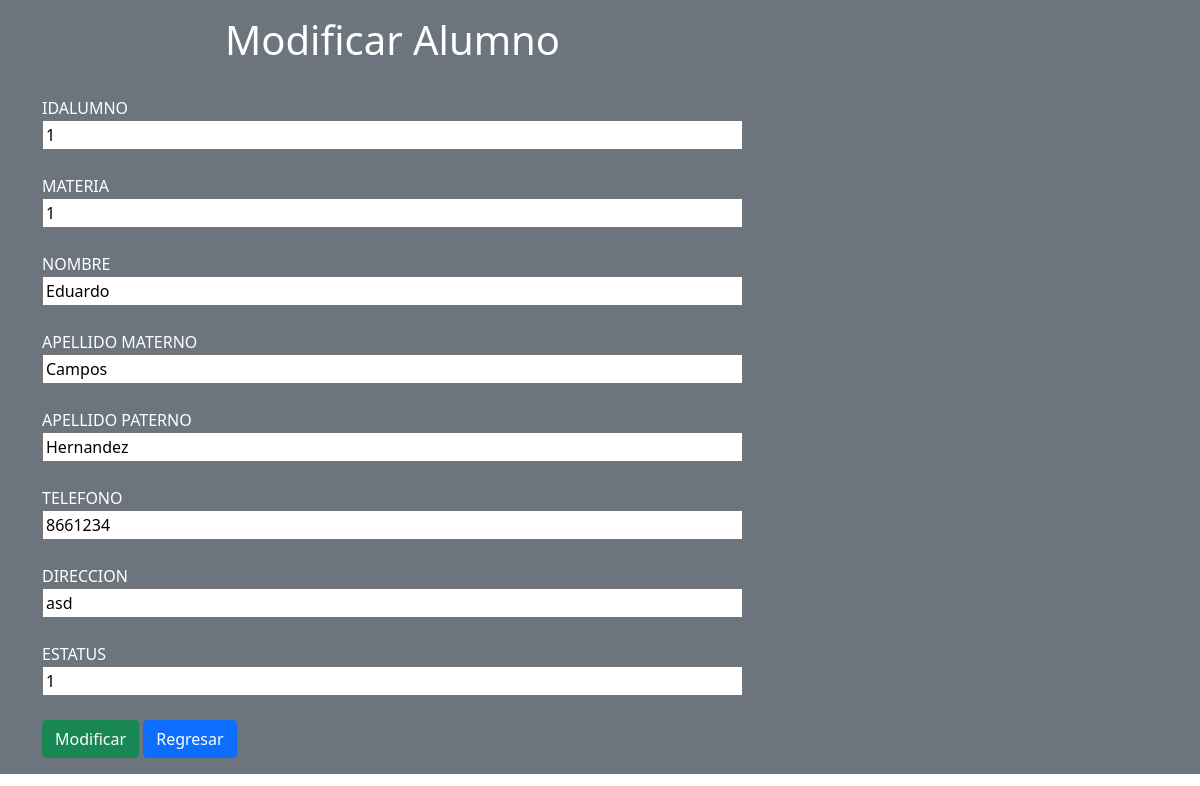
The page /modificar.php?tabla=alumno&id=1 on the database its author committed.
### tables this page shows
CREATE TABLE `alumno` (
  `idAlumno` int(10) NOT NULL,
  `Materia` int(10) NOT NULL,
  `Nombre` varchar(50) NOT NULL,
  `Apellido Materno` varchar(50) NOT NULL,
  `Apellido Paterno` varchar(50) NOT NULL,
  `Telefono` varchar(10) NOT NULL,
  `Direccion` varchar(50) NOT NULL,
  `estatus` bit(1) NOT NULL DEFAULT b'1'
);

### adodb5/adodb.inc.php (called while the page is built, shortened)
<?php
if (!defined('_ADODB_LAYER')) {
	GLOBAL
		$ADODB_vers,
		$ADODB_COUNTRECS,
		$ADODB_CACHE_DIR,
		$ADODB_CACHE,
		$ADODB_CACHE_CLASS,
		$ADODB_COMPAT_FETCH,
		$ADODB_FETCH_MODE,
		$ADODB_GETONE_EOF,
		$ADODB_QUOTE_FIELDNAMES;
	function ADODB_Setup() {
	GLOBAL
		$ADODB_vers,
		$ADODB_COUNTRECS,
		$ADODB_CACHE_DIR,
		$ADODB_FETCH_MODE,
		$ADODB_CACHE,
		$ADODB_CACHE_CLASS,
		$ADODB_FORCE_TYPE,
		$ADODB_GETONE_EOF,
		$ADODB_QUOTE_FIELDNAMES;
		$ADODB_FETCH_MODE = ADODB_FETCH_DEFAULT;
		if (!isset($ADODB_COUNTRECS)) {
			$ADODB_COUNTRECS = true;
		}
	}
	abstract class ADOConnection {
	var $debug = false;
	var $true = '1';
	var $false = '0';
	var $fetchMode=false;
	var $bulkBind = false;
	var $_queryID = false;
	var $_bindInputArray = false;
	public function Execute($sql, $inputarr = false) {
		if ($inputarr !== false) {
			if (!is_array($inputarr)) {
				$inputarr = array($inputarr);
			}
			$element0 = reset($inputarr);
			$array_2d = $this->bulkBind && is_array($element0) && !is_object(reset($element0));
			unset($element0);
			if (!is_array($sql) && !$this->_bindInputArray) {
				$sqlarr = explode('?',$sql);
				$nparams = sizeof($sqlarr)-1;
				if (!$array_2d) {
					$inputarr = array($inputarr);
				} else {
					$countElements = array_map('count', $inputarr);
					if (1 != count(array_unique($countElements))) {
						$this->outp_throw(
							"[bulk execute] Input array has different number of params  [" . print_r($countElements, true) .  "].",
							'Execute'
						);
						return false;
					}
					unset($countElements);
				}
				$element0 = reset($inputarr);
				if ($nparams != count($element0)) {
					$this->outp_throw(
						"Input array has " . count($element0) .
						" params, does not match query: '" . htmlspecialchars($sql) . "'",
						'Execute'
					);
					return false;
				}
				unset($element0);
				foreach($inputarr as $arr) {
					$sql = ''; $i = 0;
					foreach ($arr as $v) {
						$sql .= $sqlarr[$i];
						$typ = gettype($v);
						if ($typ == 'string') {
							$sql .= $this->qstr($v);
						} else if ($typ == 'double') {
							$sql .= str_replace(',','.',$v);
						} else if ($typ == 'boolean') {
							$sql .= $v ? $this->true : $this->false;
						} else if ($typ == 'object') {
							if (method_exists($v, '__toString')) {
								$sql .= $this->qstr($v->__toString());
							} else {
								$sql .= $this->qstr((string) $v);
							}
						} else if ($v === null) {
							$sql .= 'NULL';
						} else {
							$sql .= $v;
						}
						$i += 1;
						if ($i == $nparams) {
							break;
						}
					}
					if (isset($sqlarr[$i])) {
						$sql .= $sqlarr[$i];
						if ($i+1 != sizeof($sqlarr)) {
							$this->outp_throw( "Input Array does not match ?: ".htmlspecialchars($sql),'Execute');
						}
					} else if ($i != sizeof($sqlarr)) {
						$this->outp_throw( "Input array does not match ?: ".htmlspecialchars($sql),'Execute');
					}
					$ret = $this->_Execute($sql);
					if (!$ret) {
						return $ret;
					}
				}
			} else {
				if ($array_2d) {
					if (is_string($sql)) {
						$stmt = $this->Prepare($sql);
					} else {
						$stmt = $sql;
					}
					foreach($inputarr as $arr) {
						$ret = $this->_Execute($stmt,$arr);
						if (!$ret) {
							return $ret;
						}
					}
				} else {
					$ret = $this->_Execute($sql,$inputarr);
				}
			}
		} else {
			$ret = $this->_Execute($sql,false);
		}
		return $ret;
	}
	function _Execute($sql,$inputarr=false) {
		if( is_string($sql) ) {
			$sql = str_replace( '_ADODB_COUNT', '', $sql );
		}
		if ($this->debug) {
			global $ADODB_INCLUDED_LIB;
			if (empty($ADODB_INCLUDED_LIB)) {
				include_once(ADODB_DIR.'/adodb-lib.inc.php');
			}
			$this->_queryID = _adodb_debug_execute($this, $sql,$inputarr);
		} else {
			$this->_queryID = @$this->_query($sql,$inputarr);
		}
		$rs = new $rsclass($this->_queryID,$this->fetchMode);
		$rs->connection = $this;
		$rs->Init();
		if (is_array($sql)) {
			$rs->sql = $sql[0];
		} else {
			$rs->sql = $sql;
		}
		return $rs;
	}
	function GetAll($sql, $inputarr=false) {
        return $this->GetArray($sql,$inputarr);
	}
	function GetArray($sql,$inputarr=false) {
		global $ADODB_COUNTRECS;
		$savec = $ADODB_COUNTRECS;
		$ADODB_COUNTRECS = false;
		$rs = $this->Execute($sql,$inputarr);
		$ADODB_COUNTRECS = $savec;
		$arr = $rs->GetArray();
		return $arr;
	}
	function Close() {
		$rez = $this->_close();
		$this->_queryID = false;
		return $rez;
	}
}
	class ADORecordSet implements IteratorAggregate {
	var $fields = false;
	var $EOF = false;
	var $_numOfRows = -1;
	var $_numOfFields = -1;
	var $_currentRow = -1;
	var $_closed = false;
	function __construct($queryID) {
		$this->_queryID = $queryID;
	}
	function Init() {
		if ($this->_numOfRows != 0 && $this->_numOfFields && $this->_currentRow == -1) {
			$this->_currentRow = 0;
			if ($this->EOF = ($this->_fetch() === false)) {
				$this->_numOfRows = 0;
			}
		} else {
			$this->EOF = true;
		}
	}
	function GetArray($nRows = -1) {
		$results = array();
		$cnt = 0;
		while (!$this->EOF && $nRows != $cnt) {
			$results[] = $this->fields;
			$cnt++;
		}
		return $results;
	}
	protected function AssocCaseConvertFunction($case = ADODB_ASSOC_CASE) {
		switch($case) {
			case ADODB_ASSOC_CASE_NATIVE:
			default:
				return false;
		}
	}
	function Close() {
		if (!$this->_closed) {
			$this->_closed = true;
			return $this->_close();
		} else
			return true;
	}
	function FieldCount() {
		return $this->_numOfFields;
	}
	protected function _updatefields()
	{
		$fn_change_case = $this->AssocCaseConvertFunction();
		if(!$fn_change_case) {
			return;
		}
		$arr = array();
		$this->fields = $arr;
	}
}
	function ADOLoadCode($dbType) {
		$db = strtolower($dbType);
		switch ($db) {
			default:
				$class = $db;
				break;
		}
		$file = "drivers/adodb-$db.inc.php";
		if (class_exists("ADODB_" . $class)) {
			return $class;
		}
		return false;
	}
	function NewADOConnection($db='') {
		return ADONewConnection($db);
	}
	function ADONewConnection($db='') {
		global $ADODB_NEWCONNECTION, $ADODB_LASTDB;
		$errorfn = (defined('ADODB_ERROR_HANDLER')) ? ADODB_ERROR_HANDLER : false;
		if(empty($obj)) {
			if (!isset($ADODB_LASTDB)) {
				$ADODB_LASTDB = '';
			}
			if ($db != $ADODB_LASTDB) {
				$db = ADOLoadCode($db);
			}
			$cls = 'ADODB_'.$db;
			$obj = new $cls();
		}
		return $obj;
	}
}

### conexion.php (called while the page is built)
<?php
include 'adodb5/adodb.inc.php';
$db = newADOConnection('mysqli');
$db->connect("localhost", "root", "", "prypaginaweb") or die ("Error");
return $db;
?>

### adodb5/drivers/adodb-mysqli.inc.php (called while the page is built, shortened)
<?php
if (!defined("_ADODB_MYSQLI_LAYER")) {
class ADODB_mysqli extends ADOConnection {
	var $clientFlags = 0;
	var $port = 3306;
	var $socket = '';
	var $multiQuery = false;
	function _connect($argHostname = null,
					  $argUsername = null,
					  $argPassword = null,
					  $argDatabasename = null,
					  $persist = false)
	{
		$this->_connectionID = @mysqli_init();
		$ok = @mysqli_real_connect($this->_connectionID,
					$argHostname,
					$argUsername,
					$argPassword,
					$argDatabasename,
					(int)$this->port != 0 ? (int)$this->port : 3306,
					$this->socket,
					$this->clientFlags);
		if ($ok) {
			if ($argDatabasename)  return $this->selectDB($argDatabasename);
			return true;
		} else {
			if ($this->debug) {
				ADOConnection::outp("Could not connect : "  . $this->errorMsg());
			}
			$this->_connectionID = null;
			return false;
		}
	}
	function SelectDB($dbName)
	{
		if ($this->_connectionID) {
			$result = @mysqli_select_db($this->_connectionID, $dbName);
			return $result;
		}
		return false;
	}
	function _query($sql, $inputarr)
	{
		global $ADODB_COUNTRECS;
		if ($this->multiQuery) {
			$rs = mysqli_multi_query($this->_connectionID, $sql.';');
			if ($rs) {
				$rs = ($ADODB_COUNTRECS) ? @mysqli_store_result( $this->_connectionID ) : @mysqli_use_result( $this->_connectionID );
				return $rs ? $rs : true;
			}
		} else {
			$rs = mysqli_query($this->_connectionID, $sql, $ADODB_COUNTRECS ? MYSQLI_STORE_RESULT : MYSQLI_USE_RESULT);
			if ($rs) {
				return $rs;
			}
		}
		return false;
	}
	function _close()
	{
		$this->_connectionID = false;
	}
}
class ADORecordSet_mysqli extends ADORecordSet{
	function __construct($queryID, $mode = false)
	{
		if ($mode === false) {
			global $ADODB_FETCH_MODE;
			$mode = $ADODB_FETCH_MODE;
		}
		switch ($mode) {
			case ADODB_FETCH_DEFAULT:
			case ADODB_FETCH_BOTH:
			default:
				$this->fetchMode = MYSQLI_BOTH;
				break;
		}
	}
	function _initrs()
	{
	global $ADODB_COUNTRECS;
		$this->_numOfRows = $ADODB_COUNTRECS ? @mysqli_num_rows($this->_queryID) : -1;
		$this->_numOfFields = @mysqli_num_fields($this->_queryID);
	}
	function FetchField($fieldOffset = -1)
	{
		$fieldnr = $fieldOffset;
		$o = @mysqli_fetch_field($this->_queryID);
		$o->primary_key = $o->flags & MYSQLI_PRI_KEY_FLAG;
		$o->not_null = $o->flags & MYSQLI_NOT_NULL_FLAG;
		$o->auto_increment = $o->flags & MYSQLI_AUTO_INCREMENT_FLAG;
		$o->binary = $o->flags & MYSQLI_BINARY_FLAG;
		$o->unsigned = $o->flags & MYSQLI_UNSIGNED_FLAG;
		$a = new ADOFieldObject;
		foreach (get_object_vars($o) as $key => $name)
			$a->$key = $name;
		return $a;
	}
	function MoveNext()
	{
		$this->fields = @mysqli_fetch_array($this->_queryID,$this->fetchMode);
		$this->EOF = true;
		return false;
	}
	function _fetch()
	{
		$this->fields = mysqli_fetch_array($this->_queryID,$this->fetchMode);
		return is_array($this->fields);
	}
	function _close()
	{
		$this->_queryID = false;
	}
}
}

### modificar.php (the view, shortened to what this page needs)
<!DOCTYPE html>
<html lang="en">
<head>
  <link href="https://cdn.jsdelivr.net/npm/bootstrap@5.0.2/dist/css/bootstrap.min.css" rel="stylesheet">
    <link href="https://cdn.jsdelivr.net/npm/bootstrap@5.0.2/dist/css/bootstrap.min.css" rel="stylesheet">
</head>
<body>
<header class="p-3 bg-secondary text-white">
<div class="container ">
   <div class="d-flex flex-wrap align-items-center justify-content-center justify-content-lg-start ">
<?php
include("conexion.php");
$tabla=$_GET['tabla'];
$id=$_GET['id'];
?>
<form method="POST" action="modificarRegistro.php?Tabla=<?php echo $tabla?>">
<?php
if ($tabla=='alumno')
{
  echo '<h1 align=center>Modificar Alumno</h1></br>';
  $SELECT = "SELECT * FROM alumno WHERE idAlumno=".$id."";;
}
$array=$db->getAll($SELECT);
$db->connect("localhost", "root", "", "prypaginaweb") or die ("Error");
  $rs=$db->execute($SELECT);
  for ($i=0; $i < count($array); $i++)
  {
      for ($j=0; $j < $a=count($array[$i])/2; $j++)
      {
        for ($j=0; $j < $rs->FieldCount(); $j++)
        {
          echo '<label>'.strtoupper($rs->FetchField($j)->name).'      '.'</label><br>
          <input type="text" value="'.$array[$i][$j].'" name="'.$rs->fetchfield($j)->name.'" minlength="1" maxlength="50" size="70"><br><br>';
        }
      }
  }
?>
<button type="submit" class="btn btn-success">Modificar</button></a>
<a algin="rhigt"  href="tabla.php?tabla=<?php echo $tabla ?>" ><button type="button"  class="btn btn-primary">Regresar</button></a>
</form>
</div>
</div>
</header>
</body>
</html>

### rows shown on the page
alumno: idAlumno "1", Materia "1", Nombre "Eduardo", Apellido Materno "Campos", Apellido Paterno "Hernandez", Telefono "8661234", Direccion "asd", estatus "1"

### other values the page prints
$rs->FetchField($j)->name "IDALUMNO"
$rs->FetchField($j)->name "MATERIA"
$rs->FetchField($j)->name "NOMBRE"
$rs->FetchField($j)->name "APELLIDO MATERNO"
$rs->FetchField($j)->name "APELLIDO PATERNO"
$rs->FetchField($j)->name "TELEFONO"
$rs->FetchField($j)->name "DIRECCION"
$rs->FetchField($j)->name "ESTATUS"
